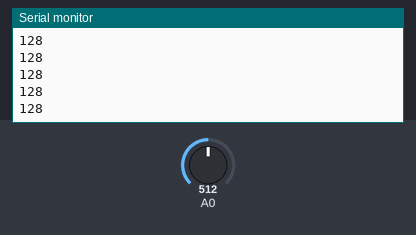
Bench run of a sketch on a simulated Arduino Uno, built with avr-gcc and run on an emulated ATmega328P. Shown: the last lines printed to the serial monitor. The inputs (shaded band) are chosen by the test bench; at power-on: A0 = 512.

Above: at 1.2 s.
1.3 s: A0 set to 716
At 1.5 s:
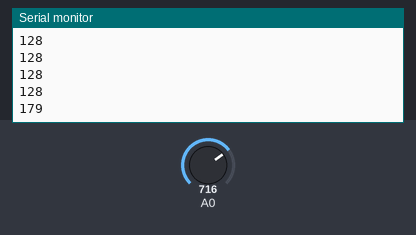
2.8 s: A0 set to 900
At 2.82 s:
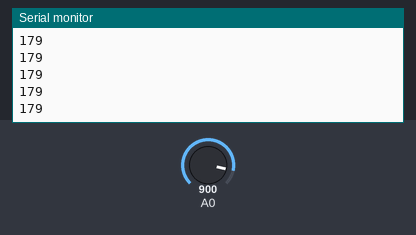
Timing chart, 0 to 5.8 s (numbered marks = the images above; inputs shaded):
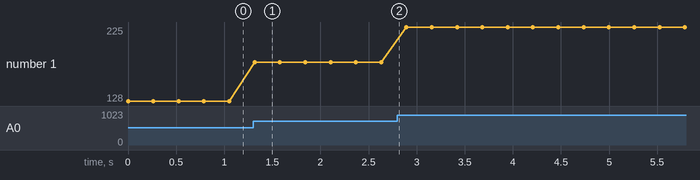

The sketch:

hongwaijieshou.ino
```cpp
#define ADD 0x00
int IR_S = 2;    // 定义数字口2 为发射模块接口
int a;
void setup()
{
    pinMode(IR_S, OUTPUT);  //定义IR_S为输出模式
   Serial.begin(115200); //定义频率为115200
}
void loop()
{
    uint8_t dat,temp;
{
      a=analogRead(0); // 读取模拟口0 的值
      temp =a/4;
      Serial.println(temp,DEC ); // 将读取的数值打印到串口上
      IR_Send38KHZ(280,1);//发送9ms 的起始码
      IR_Send38KHZ(140,0);//发送4.5ms 的结果码

      IR_Sendcode(ADD);//用户识别码
      dat=~ADD;
      IR_Sendcode(dat);//用户识别码反吗
      IR_Sendcode(temp);// 操作码
      dat=~temp;
      IR_Sendcode(dat);//操作码反码
      IR_Send38KHZ(21,1);// 发送结束码
    }
    delay(200);
}
void IR_Send38KHZ(int x,int y)  //产生38KHZ红外脉冲
{
 for(int i=0;i<x;i++)//15=386US
   {
       if(y==1)
        {
          digitalWrite(IR_S,1);
           delayMicroseconds(9);
           digitalWrite(IR_S,0);
           delayMicroseconds(9);
        }
       else
        {
           digitalWrite(IR_S,0);
           delayMicroseconds(20);
        }
   }
}
void IR_Sendcode(uint8_t x)
{
    for(int i=0;i<8;i++)
    {
       if((x&0x01)==0x01)
        {
            IR_Send38KHZ(23,1);
            IR_Send38KHZ(64,0);
        }
        else
        {
            IR_Send38KHZ(23,1);
            IR_Send38KHZ(21,0);
        }
        x=x>>1;
     }
}
```

Measured:
- after the input at 1.3 s, the serial monitor: prints a new line at once (image 1)
- plotted number 1: 128 → 179 after the input at 1.3 s, 179 → 225 after the input at 2.8 s
